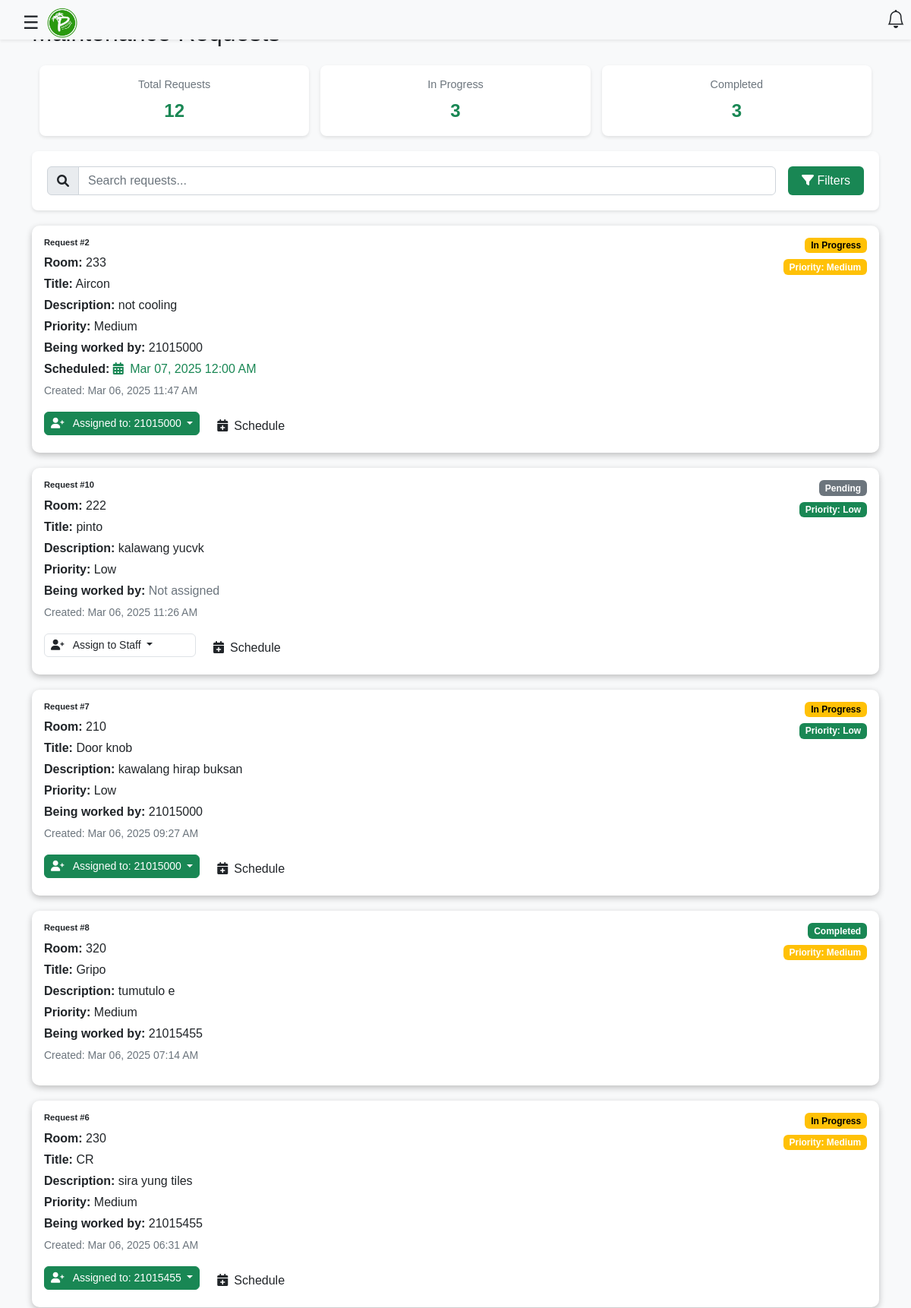
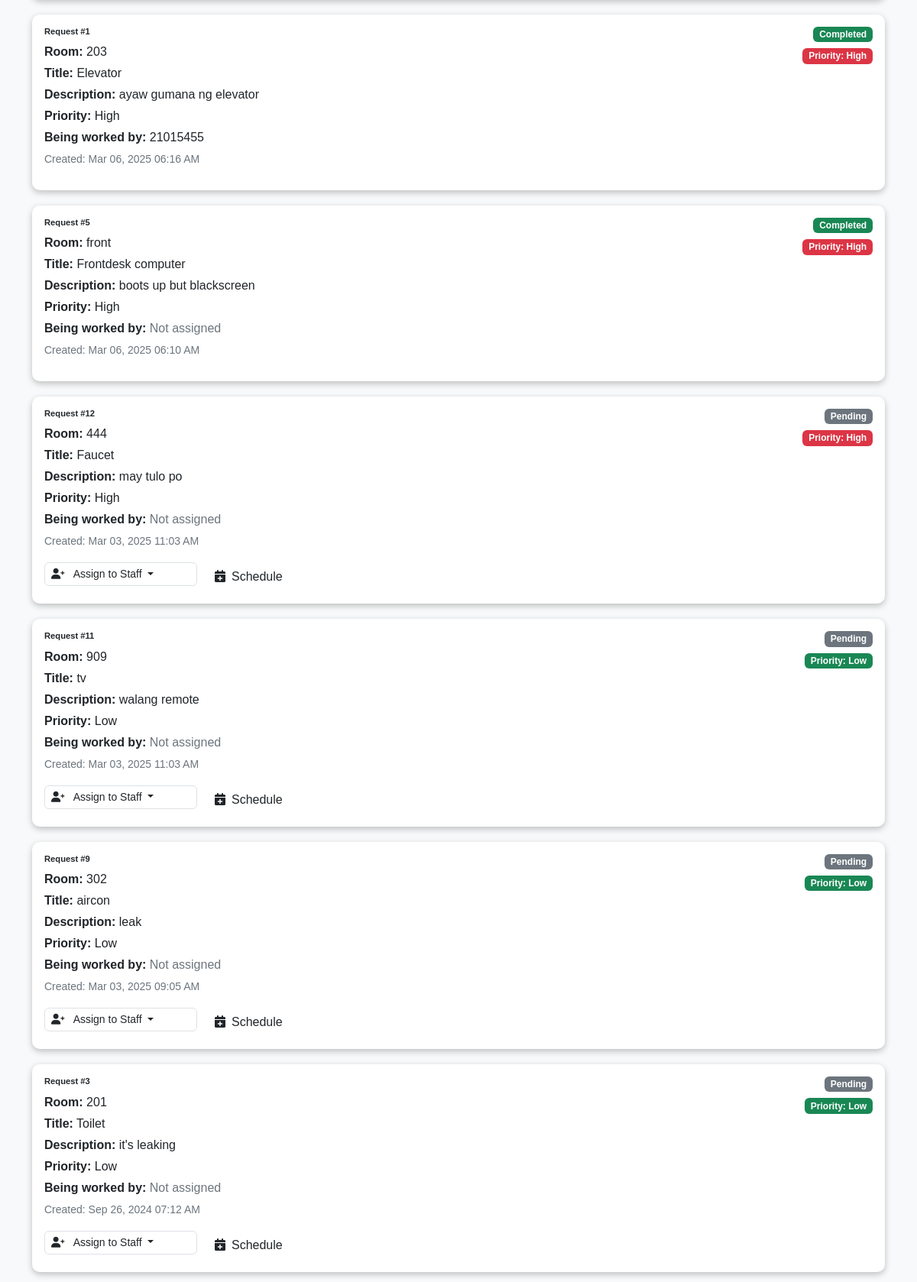
The page /maintenance-department/maintenance.php (signed in, upper part) on the database its author committed (2 pictures, top to bottom).
### tables this page shows
CREATE TABLE `maintenance_requests` (
  `id` int(11) NOT NULL,
  `request_title` varchar(255) NOT NULL,
  `description` text NOT NULL,
  `room_no` varchar(50) NOT NULL,
  `priority` varchar(255) NOT NULL,
  `workon` varchar(50) NOT NULL,
  `status` text NOT NULL,
  `created_at` timestamp NOT NULL DEFAULT current_timestamp() ON UPDATE current_timestamp(),
  `schedule` date DEFAULT NULL,
  `emailed` tinyint(1) DEFAULT 0
);

### maintenance-department/maintenance.php (the view, shortened to what this page needs)
<?php
require_once '../database.php';
$search = isset($_GET['search']) ? $_GET['search'] : '';
$stats_query = "SELECT
    COUNT(CASE WHEN status = 'Completed' THEN 1 END) as completed_count,
    COUNT(CASE WHEN status = 'In Progress' THEN 1 END) as working_count,
    COUNT(*) as total_count
    FROM maintenance_requests";
$stats = $conn->query($stats_query)->fetch_assoc();
$requests_query = "SELECT * FROM maintenance_requests WHERE 1=1";
$requests_query .= " ORDER BY created_at DESC";
$requests = $conn->query($requests_query);
?>
<!DOCTYPE html>
<html lang="en">
<head>
    <link href="https://cdnjs.cloudflare.com/ajax/libs/bootstrap/5.3.0/css/bootstrap.min.css" rel="stylesheet">
    <link href='https://unpkg.com/boxicons@2.0.9/css/boxicons.min.css' rel='stylesheet'>
    <link rel="stylesheet" href="https://cdn.jsdelivr.net/npm/bootstrap-icons@1.3.0/font/bootstrap-icons.css">
</head>
<body>
    <?php include 'nav.php'; ?>
    <div class="container mt-4">
        <h2 class="mb-4">Maintenance Requests</h2>
        <div class="stats-container">
            <div class="stats-card">
                <div class="stats-label">Total Requests</div>
                <div class="stats-number"><?php echo $stats['total_count']; ?></div>
            </div>
            <div class="stats-card">
                <div class="stats-label">In Progress</div>
                <div class="stats-number"><?php echo $stats['working_count']; ?></div>
            </div>
            <div class="stats-card">
                <div class="stats-label">Completed</div>
                <div class="stats-number"><?php echo $stats['completed_count']; ?></div>
            </div>
        </div>
        <div class="search-container">
            <form method="GET" class="row g-3 align-items-center" id="searchForm">
                <div class="col">
                    <div class="input-group">
                        <span class="input-group-text"><i class="fas fa-search"></i></span>
                        <input type="text" class="form-control" name="search" id="searchInput"
                               placeholder="Search requests..."
                               value="<?php echo htmlspecialchars($search); ?>">
                    </div>
                </div>
                <div class="col-auto">
                    <button type="button" class="btn btn-filter" data-bs-toggle="offcanvas" data-bs-target="#filterOffcanvas">
                        <i class="fas fa-filter"></i> Filters
                    </button>
                </div>
            </form>
        </div>
        <div class="requests-list">
            <?php if ($requests && $requests->num_rows > 0): ?>
                <?php while ($request = $requests->fetch_assoc()): ?>
                    <div class="card request-card priority-<?php echo $request['priority']; ?>">
                        <div class="card-body">
                            <div class="d-flex justify-content-between align-items-start">
                                <div>
                                    <h5 class="card-title">Request #<?php echo $request['id']; ?></h5>
                                    <p class="mb-1"><strong>Room:</strong> <?php echo $request['room_no']; ?></p>
                                    <p class="mb-1"><strong>Title:</strong> <?php echo $request['request_title']; ?></p>
                                    <p class="mb-1"><strong>Description:</strong> <?php echo $request['description']; ?></p>
                                    <p class="mb-1"><strong>Priority:</strong> <?php echo $request['priority']; ?></p>
                                    <p class="mb-1">
                                        <strong>Being worked by:</strong>
                                        <?php
                                        if ($request['workon']) {
                                            echo htmlspecialchars($request['workon']);
                                        } else {
                                            echo '<span class="text-muted">Not assigned</span>';
                                        }
                                        ?>
                                    </p>
                                    <?php if ($request['schedule']): ?>
                                    <p class="mb-1">
                                        <strong>Scheduled:</strong>
                                        <span class="text-success">
                                            <i class="fas fa-calendar-alt me-1"></i>
                                            <?php echo date('M d, Y h:i A', strtotime($request['schedule'])); ?>
                                        </span>
                                    </p>
                                    <?php endif; ?>
                                    <small class="text-muted">Created: <?php echo date('M d, Y h:i A', strtotime($request['created_at'])); ?></small>
                                </div>
                                <div class="d-flex flex-column align-items-end">
                                    <span class="badge bg-<?php
                                        echo match($request['status']) {
                                            'Completed' => 'completed',
                                            'In Progress' => 'working',
                                            default => 'pending'
                                        };
                                    ?> mb-2">
                                        <?php echo $request['status']; ?>
                                    </span>
                                    <span class="badge bg-<?php
                                        echo match($request['priority']) {
                                            'High' => 'danger',
                                            'Medium' => 'warning',
                                            'Low' => 'success'
                                        };
                                    ?>">
                                        Priority: <?php echo $request['priority']; ?>
                                    </span>
                                </div>
                            </div>
                            <?php if ($request['status'] !== 'Completed'): ?>
                                <div class="mt-3 action-buttons">
                                    <div class="dropdown staff-dropdown">
                                        <button class="btn dropdown-toggle <?php echo $request['workon'] ? 'assigned' : ''; ?>"
                                                type="button"
                                                id="staffDropdown_<?php echo $request['id']; ?>"
                                                data-bs-toggle="dropdown"
                                                aria-expanded="false">
                                            <i class="fas fa-user-plus me-2"></i>
                                            <?php echo $request['workon'] ? 'Assigned to: ' . htmlspecialchars($request['workon']) : 'Assign to Staff'; ?>
                                        </button>
                                    </div>
                                    <button class="btn btn-schedule" onclick="scheduleTask(<?php echo $request['id']; ?>, '<?php echo $request['workon'] ? htmlspecialchars($request['workon']) : ''; ?>')">
                                        <i class="fas fa-calendar-plus me-2"></i>Schedule
                                    </button>
                                </div>
                            <?php endif; ?>
                        </div>
                    </div>
                <?php endwhile; ?>
            <?php else: ?>
                <div class="alert alert-info">No maintenance requests found</div>
            <?php endif; ?>
        </div>
    </div>
</body>
</html>

### maintenance-department/style.css (style rules this page uses)
body { margin: 0; font-family: Arial, sans-serif; background-color: #f8f9fa; }
.card { border: none; border-radius: 10px; width: 100%; min-height: 230px; justify-content: center; box-shadow: rgba(0, 0, 0, 0.24) 0px 3px 8px; }
.card-title { font-size: 0.7rem; font-weight: bold; }

### maintenance-department/maintenance.php (style rules this page uses)
.stats-container { display: grid; grid-template-columns: repeat(3, 1fr); gap: 15px; margin-bottom: 20px; padding: 0 10px; }
.stats-card { background: #fff; border-radius: 8px; padding: 15px 10px; box-shadow: 0 2px 4px rgba(0,0,0,0.1); text-align: center; width: 100%; }
.stats-label { color: #6c757d; font-size: 0.9rem; margin-bottom: 5px; white-space: nowrap; overflow: hidden; text-overflow: ellipsis; }
.stats-number { font-size: 1.5rem; font-weight: bold; color: #198754; }
.request-card { border-left: 4px solid; margin-bottom: 20px; transition: all 0.2s ease; box-shadow: 0 2px 4px rgba(0,0,0,0.05); }
.priority-High { border-left-color: #dc3545; }
.priority-Medium { border-left-color: #ffc107; }
.priority-Low { border-left-color: #198754; }
.badge.bg-completed { background-color: #198754 !important; }
.badge.bg-working { background-color: #ffc107 !important; color: black !important; }
.badge.bg-pending { background-color: #6c757d !important; }
.search-container { background: #fff; border-radius: 8px; padding: 20px; box-shadow: 0 2px 4px rgba(0,0,0,0.1); margin-bottom: 20px; }
.search-container .btn-filter { background-color: #198754; color: white; }
.btn-filter { background-color: #198754; color: white; min-width: 100px; }
.staff-dropdown .dropdown-toggle { min-width: 200px; text-align: left; background-color: #fff; border: 1px solid #dee2e6; color: #212529; font-size: 0.875rem; padding: 0.25rem 0.5rem; }
.staff-dropdown .dropdown-toggle.assigned { background-color: #198754; color: white; border-color: #198754; }
.action-buttons { display: flex; gap: 10px; margin-top: 1rem; }
.btn-schedule { background-color: #6f42c1; color: white; }

### rows shown on the page
maintenance_requests: id "2", room_no "233", request_title "Aircon", description "not cooling", priority "Medium", workon "21015000", schedule "Mar 07, 2025 12:00 AM", created_at "Mar 06, 2025 11:47 AM", status "In Progress"
maintenance_requests: id "10", room_no "222", request_title "pinto", description "kalawang yucvk", priority "Low", workon "Not assigned", created_at "Mar 06, 2025 11:26 AM", status "Pending"
maintenance_requests: id "7", room_no "210", request_title "Door knob", description "kawalang hirap buksan", priority "Low", workon "21015000", created_at "Mar 06, 2025 09:27 AM", status "In Progress"
maintenance_requests: id "8", room_no "320", request_title "Gripo", description "tumutulo e", priority "Medium", workon "21015455", created_at "Mar 06, 2025 07:14 AM", status "Completed"
maintenance_requests: id "6", room_no "230", request_title "CR", description "sira yung tiles", priority "Medium", workon "21015455", created_at "Mar 06, 2025 06:31 AM", status "In Progress"
maintenance_requests: id "1", room_no "203", request_title "Elevator", description "ayaw gumana ng elevator", priority "High", workon "21015455", created_at "Mar 06, 2025 06:16 AM", status "Completed"
maintenance_requests: id "5", room_no "front", request_title "Frontdesk computer", description "boots up but blackscreen", priority "High", workon "Not assigned", created_at "Mar 06, 2025 06:10 AM", status "Completed"
maintenance_requests: id "12", room_no "444", request_title "Faucet", description "may tulo po", priority "High", workon "Not assigned", created_at "Mar 03, 2025 11:03 AM", status "Pending"
maintenance_requests: id "11", room_no "909", request_title "tv", description "walang remote", priority "Low", workon "Not assigned", created_at "Mar 03, 2025 11:03 AM", status "Pending"
maintenance_requests: id "9", room_no "302", request_title "aircon", description "leak", priority "Low", workon "Not assigned", created_at "Mar 03, 2025 09:05 AM", status "Pending"
maintenance_requests: id "3", room_no "201", request_title "Toilet", description "it's leaking", priority "Low", workon "Not assigned", created_at "Sep 26, 2024 07:12 AM", status "Pending"

### other values the page prints
$stats['total_count'] "12"
$stats['working_count'] "3"
$stats['completed_count'] "3"
